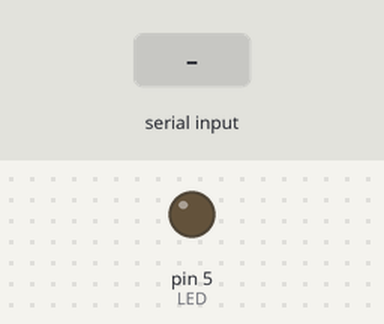
Simulated run of this sketch. Board: Arduino Uno, built with avr-gcc and run on an emulated ATmega328P. On the bench: output pins drawn as LEDs (lit = HIGH). Dashed ring = blinking. The inputs (shaded band) are chosen by the test bench.

Above: at 3.4 s.
3.5 s: "3" received over the second serial link
At 3.65 s:
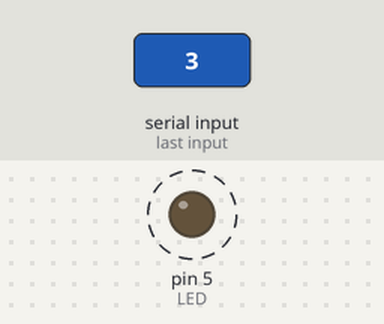
5.9 s: "1" received over the second serial link
At 7.1 s:
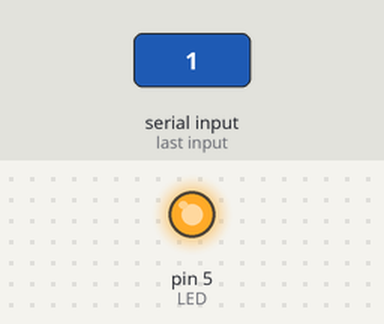
7.4 s: "2" received over the second serial link
At 8.4 s:
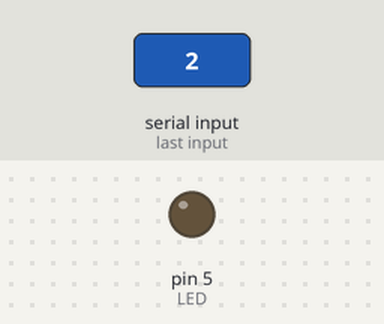
Timing chart, 0 to 10.4 s (numbered marks = the images above; inputs shaded):
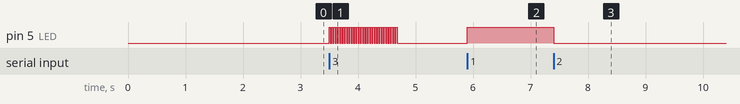

Measured:
- after the input at 3.5 s, pin 5 (LED): alternates HIGH for 0.02 s and LOW for 0.02 s, 60 changes in all, then stays LOW, starting at once
- after the input at 5.9 s, pin 5 (LED): LOW → HIGH at once
- after the input at 7.4 s, pin 5 (LED): HIGH → LOW at once

The sketch:

bluetooth.ino
```cpp
//Using Software Serial library (pins 10, 11)
//


#include <SoftwareSerial.h>
char receivedChar;
int  LED = 5; // LED on pin 13
SoftwareSerial mySerial(10, 11); // RX, TX

//RX on Bluetooth to TCX on Arduino through a voltage divider 50ohm from arduino and 100ohm to ground. This is so we can drop the the voltage down to 3.3v (roughly)
// Use blueterm on android to get messages
int sensorPin = A0;
void setup()
{
  // Open serial communications and wait for port to open:
  pinMode(LED, OUTPUT);
  mySerial.begin(9600);
  mySerial.println("Welcome to the wonderful world of bluetooth communication");
  delay(1000);
  mySerial.println("Sending a '1' will turn on the LED, Sending a '0' will turn off the LED");
  delay(1000);
  mySerial.println("a '3' will flash the LED and a '4' will kick out a lot of data from the LDR");
}

void loop() // run over and over
{

  while (!mySerial.available());   // stay here so long as COM port is empty
  receivedChar = mySerial.read();
  if (receivedChar == '1') {
    digitalWrite(LED, HIGH);
  }// if it's a 1 turn LED on
  if (receivedChar == '2') {
    digitalWrite(LED, LOW);
  } // if it's a 2 turn LED off
  if (receivedChar == '3') {
    for (int i = 0; i < 30; i++) {
      digitalWrite(LED, HIGH);
      delay(20);
      digitalWrite(LED, LOW);
      delay(20);
    }
  } // if it is a 3 flash the LED
  if (receivedChar == '4') {
    for (int i = 0; i < 100; i++) {
      delay(20);
      int sensorValue = analogRead(sensorPin);
      float voltage = sensorValue * (5.0 / 1023.0);
      mySerial.println(voltage);
    }
  } // if it is a 4 print out lots of sensor data

}
```
